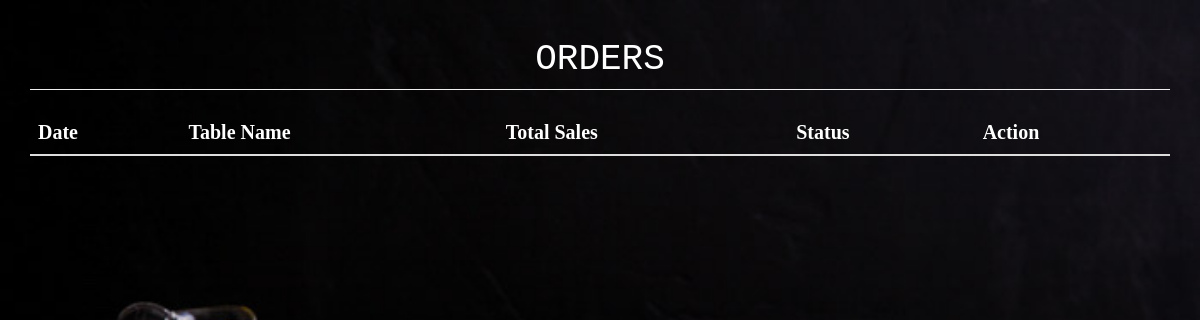
The app's page /acc_sales.php, older data.
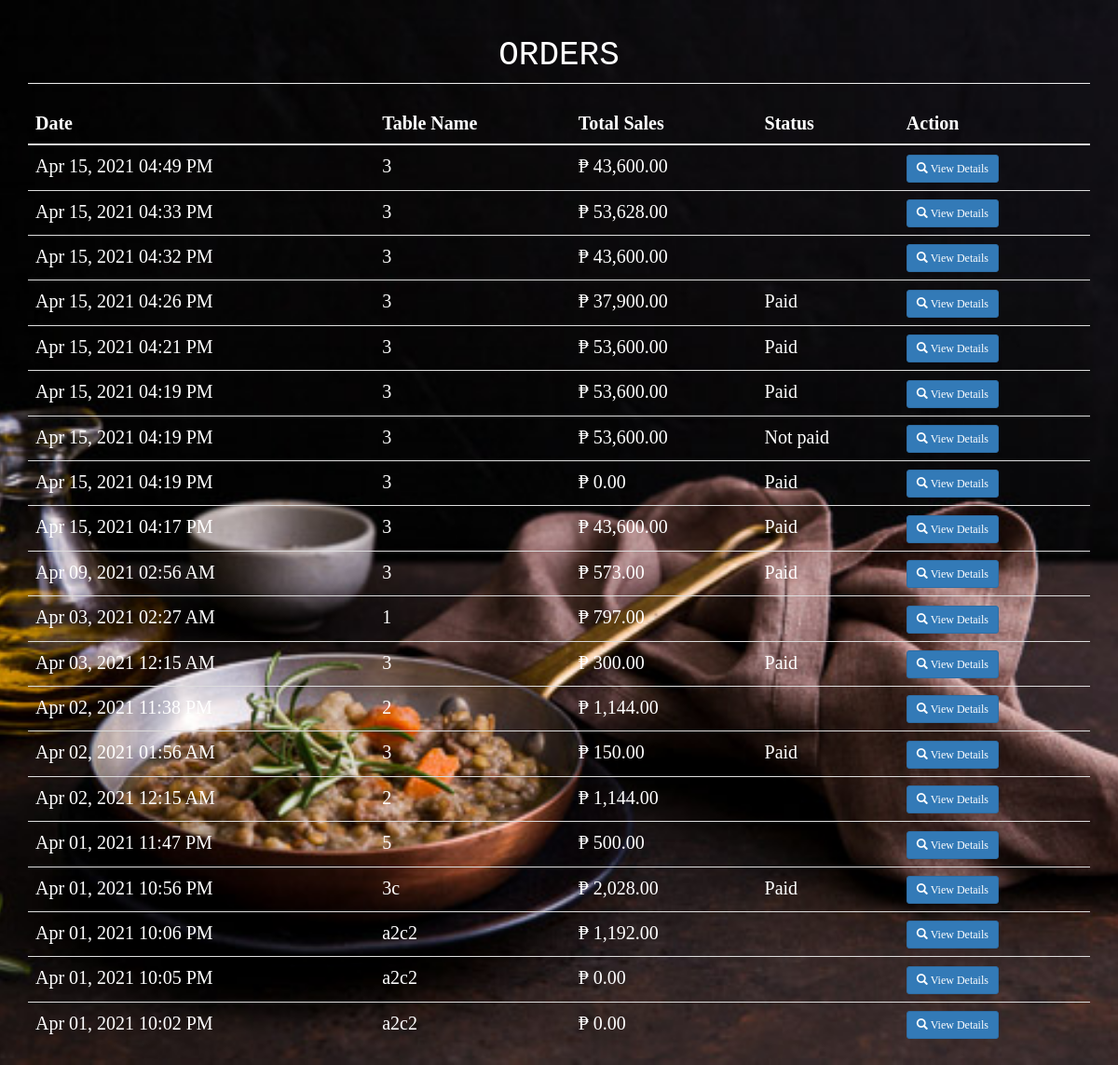
The same page, newer data.
### tables this page shows
CREATE TABLE `order_details` (
  `od_id` int(11) NOT NULL,
  `tblnum` varchar(11) NOT NULL,
  `total_amount` double NOT NULL,
  `date` datetime NOT NULL DEFAULT current_timestamp(),
  `stat` varchar(1) NOT NULL DEFAULT 'U' COMMENT 'P is for paid and U'
);

### acc_sales.php (shortened to what this page needs)
<?php
    include_once "includes/db_conn.php";
    include_once "heading.php";
?>
<!DOCTYPE html>
<html>
<head>
<link rel="stylesheet" type="text/css" href="bs/sales.css">
</head>
<body >
<div class="container">
	<h1 class="page-header text-center">ORDERS</h1>
	<table class="table">
		<thead>
			<th>Date</th>
			<th>Table Name</th>
			<th>Total Sales</th>
			<th>Status</th>
			<th>Action</th>
		</thead>
		<tbody>
			<?php
				$sql="select * from order_details order by od_id desc";
				$query=$conn->query($sql);
				while($row=$query->fetch_array()){
					?>
					<tr>
						<td><?php echo date('M d, Y h:i A', strtotime($row['date']))?></td>
						<td><?php echo $row['tblnum']; ?></td>
						<td class="text-left">&#8369; <?php echo number_format($row['total_amount'], 2); ?></td>
						<td><?php switch($row['stat']){
                                 case 'P': echo "Paid" ;
                                    break;
                                 case 'U': echo "Not paid";
                                    break;
                                   }?></td>
						<td><a href="#details<?php echo $row['od_id']; ?>" data-toggle="modal" class="btn btn-primary btn-sm"><span class="glyphicon glyphicon-search"></span> View Details </a>
						</td>
					</tr>
					<?php
				}
			?>
		</tbody>
	</table>
</div>
</body>
</html>

Row changes from the older to the newer data that the page shows:
added order_details: date "Apr 15, 2021 04:49 PM", tblnum "3", total_amount "43,600.00"
added order_details: date "Apr 15, 2021 04:33 PM", tblnum "3", total_amount "53,628.00"
added order_details: date "Apr 15, 2021 04:32 PM", tblnum "3", total_amount "43,600.00"
added order_details: date "Apr 15, 2021 04:26 PM", tblnum "3", total_amount "37,900.00", stat "Paid"
added order_details: date "Apr 15, 2021 04:21 PM", tblnum "3", total_amount "53,600.00", stat "Paid"
added order_details: date "Apr 15, 2021 04:19 PM", tblnum "3", total_amount "53,600.00", stat "Paid"
added order_details: date "Apr 15, 2021 04:19 PM", tblnum "3", total_amount "53,600.00", stat "Not paid"
added order_details: date "Apr 15, 2021 04:19 PM", tblnum "3", total_amount "0.00", stat "Paid"
added order_details: date "Apr 15, 2021 04:17 PM", tblnum "3", total_amount "43,600.00", stat "Paid"
added order_details: date "Apr 09, 2021 02:56 AM", tblnum "3", total_amount "573.00", stat "Paid"
added order_details: date "Apr 03, 2021 02:27 AM", tblnum "1", total_amount "797.00"
added order_details: date "Apr 03, 2021 12:15 AM", tblnum "3", total_amount "300.00", stat "Paid"
added order_details: date "Apr 02, 2021 11:38 PM", tblnum "2", total_amount "1,144.00"
added order_details: date "Apr 02, 2021 01:56 AM", tblnum "3", total_amount "150.00", stat "Paid"
added order_details: date "Apr 02, 2021 12:15 AM", tblnum "2", total_amount "1,144.00"
added order_details: date "Apr 01, 2021 11:47 PM", tblnum "5", total_amount "500.00"
added order_details: date "Apr 01, 2021 10:56 PM", tblnum "3c", total_amount "2,028.00", stat "Paid"
added order_details: date "Apr 01, 2021 10:06 PM", tblnum "a2c2", total_amount "1,192.00"
added order_details: date "Apr 01, 2021 10:05 PM", tblnum "a2c2", total_amount "0.00"
added order_details: date "Apr 01, 2021 10:02 PM", tblnum "a2c2", total_amount "0.00"
